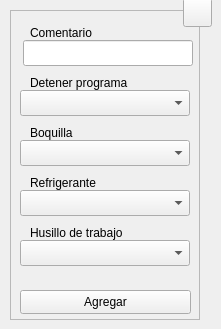
  <widget class="QWidget" name="centralwidget">
   <widget class="QFrame" name="frame">
    <property name="geometry">
     <rect>
      <x>10</x>
      <y>10</y>
      <width>190</width>
      <height>310</height>
     </rect>
    </property>
    <property name="sizePolicy">
     <sizepolicy hsizetype="Fixed" vsizetype="Fixed">
      <horstretch>0</horstretch>
      <verstretch>0</verstretch>
     </sizepolicy>
    </property>
    <property name="minimumSize">
     <size>
      <width>190</width>
      <height>310</height>
     </size>
    </property>
    <property name="maximumSize">
     <size>
      <width>190</width>
      <height>310</height>
     </size>
    </property>
    <property name="frameShape">
     <enum>QFrame::StyledPanel</enum>
    </property>
    <property name="frameShadow">
     <enum>QFrame::Raised</enum>
    </property>
    <widget class="QLineEdit" name="tbx_com">
     <property name="geometry">
      <rect>
       <x>13</x>
       <y>30</y>
       <width>170</width>
       <height>26</height>
      </rect>
     </property>
     <property name="minimumSize">
      <size>
       <width>170</width>
       <height>0</height>
      </size>
     </property>
     <property name="maximumSize">
      <size>
       <width>170</width>
       <height>16777215</height>
      </size>
     </property>
     <property name="toolTip">
      <string>Digite el texto del comentario</string>
     </property>
     <property name="statusTip">
      <string/>
     </property>
     <property name="alignment">
      <set>Qt::AlignCenter</set>
     </property>
     <property name="placeholderText">
      <string/>
     </property>
    </widget>
    <widget class="QLabel" name="lbl_com">
     <property name="enabled">
      <bool>true</bool>
     </property>
     <property name="geometry">
      <rect>
       <x>20</x>
       <y>10</y>
       <width>73</width>
       <height>26</height>
      </rect>
     </property>
     <property name="text">
      <string>Comentario</string>
     </property>
     <property name="buddy">
      <cstring>lbl_com</cstring>
     </property>
    </widget>
    <widget class="QLabel" name="lbl_chk">
     <property name="enabled">
      <bool>true</bool>
     </property>
     <property name="geometry">
      <rect>
       <x>20</x>
       <y>110</y>
       <width>111</width>
       <height>26</height>
      </rect>
     </property>
     <property name="text">
      <string>Boquilla</string>
     </property>
     <property name="buddy">
      <cstring>lbl_chk</cstring>
     </property>
    </widget>
    <widget class="QComboBox" name="cbx_chk">
     <property name="geometry">
      <rect>
       <x>10</x>
       <y>130</y>
       <width>170</width>
       <height>26</height>
      </rect>
     </property>
     <property name="minimumSize">
      <size>
       <width>170</width>
       <height>26</height>
      </size>
     </property>
     <property name="maximumSize">
      <size>
       <width>170</width>
       <height>16777215</height>
      </size>
     </property>
     <property name="toolTip">
      <string>Seleccione la boquilla y tarea a ejecutar</string>
     </property>
    </widget>
    <widget class="QPushButton" name="btn_save">
     <property name="geometry">
      <rect>
       <x>10</x>
       <y>280</y>
       <width>171</width>
       <height>24</height>
      </rect>
     </property>
     <property name="sizePolicy">
      <sizepolicy hsizetype="Expanding" vsizetype="Expanding">
       <horstretch>0</horstretch>
       <verstretch>0</verstretch>
      </sizepolicy>
     </property>
     <property name="minimumSize">
      <size>
       <width>88</width>
       <height>0</height>
      </size>
     </property>
     <property name="toolTip">
      <string>Agregar los datos al programa CNC</string>
     </property>
     <property name="statusTip">
      <string/>
     </property>
     <property name="text">
      <string>Agregar</string>
     </property>
     <property name="shortcut">
      <string>Ctrl+S</string>
     </property>
     <property name="autoDefault">
      <bool>true</bool>
     </property>
    </widget>
    <widget class="QComboBox" name="cbx_stp">
     <property name="geometry">
      <rect>
       <x>10</x>
       <y>80</y>
       <width>170</width>
       <height>26</height>
      </rect>
     </property>
     <property name="minimumSize">
      <size>
       <width>170</width>
       <height>26</height>
      </size>
     </property>
     <property name="maximumSize">
      <size>
       <width>170</width>
       <height>16777215</height>
      </size>
     </property>
     <property name="toolTip">
      <string>Seleccione el tipo de parada de programa</string>
     </property>
    </widget>
    <widget class="QLabel" name="lbl_stp">
     <property name="enabled">
      <bool>true</bool>
     </property>
     <property name="geometry">
      <rect>
       <x>20</x>
       <y>60</y>
       <width>111</width>
       <height>26</height>
      </rect>
     </property>
     <property name="text">
      <string>Detener programa</string>
     </property>
     <property name="buddy">
      <cstring>lbl_chk</cstring>
     </property>
    </widget>
    <widget class="QComboBox" name="cbx_col">
     <property name="geometry">
      <rect>
       <x>10</x>
       <y>180</y>
       <width>170</width>
       <height>26</height>
      </rect>
     </property>
     <property name="minimumSize">
      <size>
       <width>170</width>
       <height>26</height>
      </size>
     </property>
     <property name="maximumSize">
      <size>
       <width>170</width>
       <height>16777215</height>
      </size>
     </property>
     <property name="toolTip">
      <string>Seleccione la tarea a ejecutar para el refrigerante</string>
     </property>
    </widget>
    <widget class="QLabel" name="lbl_col">
     <property name="enabled">
      <bool>true</bool>
     </property>
     <property name="geometry">
      <rect>
       <x>20</x>
       <y>160</y>
       <width>111</width>
       <height>26</height>
      </rect>
     </property>
     <property name="text">
      <string>Refrigerante</string>
     </property>
     <property name="buddy">
      <cstring>lbl_chk</cstring>
     </property>
    </widget>
    <widget class="QComboBox" name="cbx_sde">
     <property name="geometry">
      <rect>
       <x>10</x>
       <y>230</y>
       <width>170</width>
       <height>26</height>
      </rect>
     </property>
     <property name="minimumSize">
      <size>
       <width>170</width>
       <height>26</height>
      </size>
     </property>
     <property name="maximumSize">
      <size>
       <width>170</width>
       <height>16777215</height>
      </size>
     </property>
     <property name="toolTip">
      <string>Seleccione el husillo de trabajo a utilizar</string>
     </property>
    </widget>
    <widget class="QLabel" name="lbl_sde">
     <property name="enabled">
      <bool>true</bool>
     </property>
     <property name="geometry">
      <rect>
       <x>20</x>
       <y>210</y>
       <width>111</width>
       <height>26</height>
      </rect>
     </property>
     <property name="text">
      <string>Husillo de trabajo</string>
     </property>
     <property name="buddy">
      <cstring>lbl_sde</cstring>
     </property>
    </widget>
    <zorder>tbx_com</zorder>
    <zorder>lbl_com</zorder>
    <zorder>cbx_chk</zorder>
    <zorder>lbl_chk</zorder>
    <zorder>btn_save</zorder>
    <zorder>cbx_stp</zorder>
    <zorder>lbl_stp</zorder>
    <zorder>cbx_col</zorder>
    <zorder>lbl_col</zorder>
    <zorder>cbx_sde</zorder>
    <zorder>lbl_sde</zorder>
   </widget>
   <widget class="QToolButton" name="btn_help">
    <property name="geometry">
     <rect>
      <x>183</x>
      <y>-2</y>
      <width>29</width>
      <height>29</height>
     </rect>
    </property>
    <property name="font">
     <font>
      <pointsize>20</pointsize>
      <bold>true</bold>
     </font>
    </property>
    <property name="text">
     <string/>
    </property>
    <property name="icon">
     <iconset resource="../../resources/resources.qrc">
      <normaloff>:/icons/question.png</normaloff>:/icons/question.png</iconset>
    </property>
    <property name="iconSize">
     <size>
      <width>20</width>
      <height>20</height>
     </size>
    </property>
    <property name="shortcut">
     <string>F1</string>
    </property>
   </widget>
  </widget>
